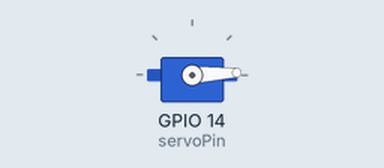
Bench run of a sketch on a simulated ESP32. On the bench: servo.

Above: at 0.05 s.
At 1.3 s:
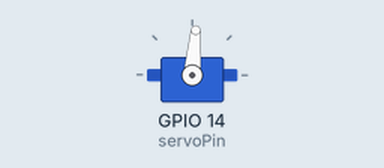
At 2.6 s:
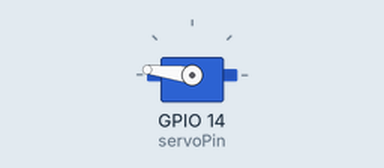
At 5.2 s:
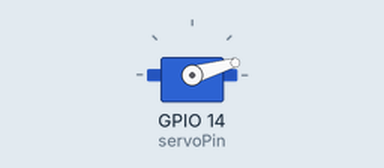
Timing chart, 0 to 7.1 s (numbered marks = the images above):
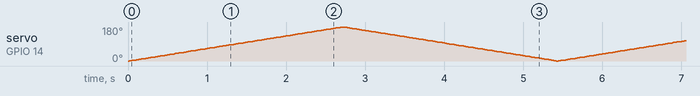

The sketch:

12_SERVO.ino
```cpp
//Rotating Servo from 0 to 180 degree and then from 180 to 0 degree

#include <ESP32Servo.h>

#define servoPin 14

Servo myservo;

void setup() {

  	ESP32PWM::allocateTimer(0); // Allow allocation of timer
    myservo.setPeriodHertz(50); // standard 50 hz servo
    myservo.attach(servoPin, 500, 2400);
    myservo.write(0);

}

void loop() {
  // put your main code here, to run repeatedly:
	for (int pos = 0; pos <= 180; pos += 1) { // goes from 0 degrees to 180 degrees
		// in steps of 1 degree
		myservo.write(pos);    // tell servo to go to position in variable 'pos'
		delay(15);             // waits 15ms for the servo to reach the position
	}
	for (int pos = 180; pos >= 0; pos -= 1) { // goes from 180 degrees to 0 degrees
		myservo.write(pos);    // tell servo to go to position in variable 'pos'
		delay(15);             // waits 15ms for the servo to reach the position
	}


}
```
